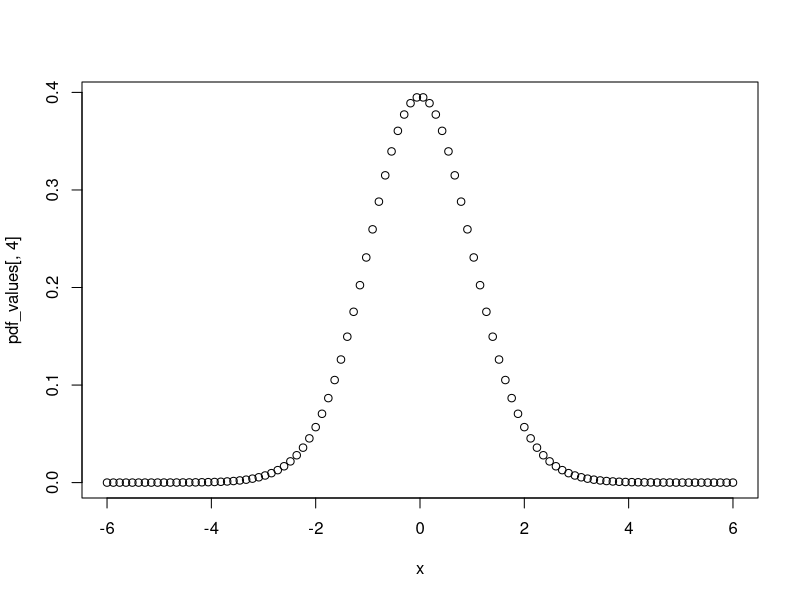

The R script that drew this image:
# Q.1
# n <- 100
# df <- n - 1
# t_dist <- rt(n, df)
# hist(t_dist)

# Q.2
# df <- c(2,10,25)
# n <- 100
# par(mfrow = c(1,3))
# for (i in df) {
#   chisq_hist <- rchisq(n,i)
#   hist(chisq_hist)
# }

# Q.3
x <- seq(6, -6, length.out = 100)
df_values <- c(1, 4, 10, 30)
pdf_values <- sapply(df_values, function(df) dt(x, df))

plot(x, pdf_values[, 4])